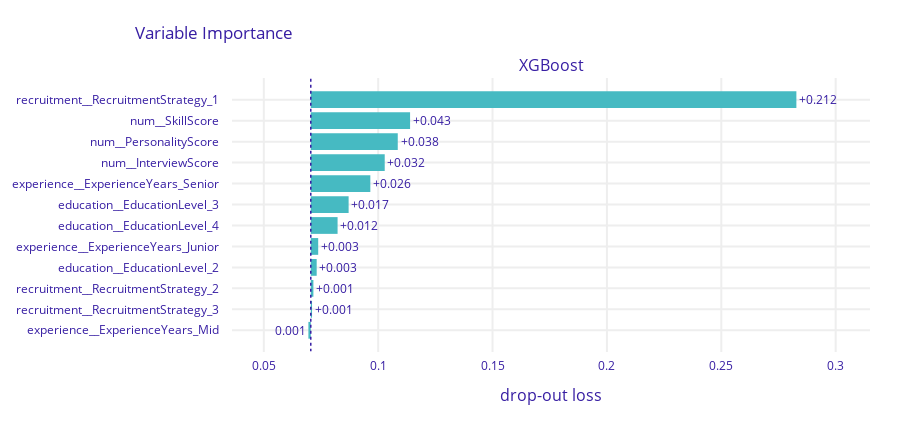

Notebook cell for this chart:
### Code cell
fi.plot(max_vars=12)

### Figure 1 — Plotly figure (JSON) as saved in the notebook; plotly's stock layout.template omitted (floating-point values rounded to 4 significant figures)
{"data": [{"base": 0.07054, "hoverinfo": "text", "hoverlabel": {"bgcolor": "rgba(0,0,0,0.8)"}, "hovertext": ["Model: XGBoost loss after<br>variable: recruitment__RecruitmentStrategy_1 is permuted: 0.283<br>Drop-out loss change: +0.212", "Model: XGBoost loss after<br>variable: num__SkillScore is permuted: 0.114<br>Drop-out loss change: +0.043", "Model: XGBoost loss after<br>variable: num__PersonalityScore is permuted: 0.109<br>Drop-out loss change: +0.038", "Model: XGBoost loss after<br>variable: num__InterviewScore is permuted: 0.103<br>Drop-out loss change: +0.032", "Model: XGBoost loss after<br>variable: experience__ExperienceYears_Senior is permuted: 0.097<br>Drop-out loss change: +0.026", "Model: XGBoost loss after<br>variable: education__EducationLevel_3 is permuted: 0.087<br>Drop-out loss change: +0.017", "Model: XGBoost loss after<br>variable: education__EducationLevel_4 is permuted: 0.082<br>Drop-out loss change: +0.012", "Model: XGBoost loss after<br>variable: experience__ExperienceYears_Junior is permuted: 0.074<br>Drop-out loss change: +0.003", "Model: XGBoost loss after<br>variable: education__EducationLevel_2 is permuted: 0.073<br>Drop-out loss change: +0.003", "Model: XGBoost loss after<br>variable: recruitment__RecruitmentStrategy_2 is permuted: 0.072<br>Drop-out loss change: +0.001", "Model: XGBoost loss after<br>variable: recruitment__RecruitmentStrategy_3 is permuted: 0.071<br>Drop-out loss change: +0.001", "Model: XGBoost loss after<br>variable: experience__ExperienceYears_Mid is permuted: 0.069<br>Drop-out loss change: -0.001"], "marker": {"color": "#46bac2"}, "orientation": "h", "showlegend": false, "text": ["+0.212", "+0.043", "+0.038", "+0.032", "+0.026", "+0.017", "+0.012", "+0.003", "+0.003", "+0.001", "+0.001", "0.001"], "textposition": "outside", "type": "bar", "x": [0.2123, 0.04341, 0.03802, 0.03232, 0.02603, 0.01654, 0.01171, 0.003236, 0.002576, 0.001143, 0.0005506, -0.001044], "xaxis": "x", "y": ["recruitment__RecruitmentStrategy_1", "num__SkillScore", "num__PersonalityScore", "num__InterviewScore", "experience__ExperienceYears_Senior", "education__EducationLevel_3", "education__EducationLevel_4", "experience__ExperienceYears_Junior", "education__EducationLevel_2", "recruitment__RecruitmentStrategy_2", "recruitment__RecruitmentStrategy_3", "experience__ExperienceYears_Mid"], "yaxis": "y"}], "layout": {"annotations": [{"font": {"size": 16}, "showarrow": false, "text": "XGBoost", "x": 0.5, "xanchor": "center", "xref": "paper", "y": 1, "yanchor": "bottom", "yref": "paper"}, {"font": {"size": 16}, "showarrow": false, "text": "drop-out loss", "x": 0.5, "xanchor": "center", "xref": "paper", "y": 0, "yanchor": "top", "yref": "paper", "yshift": -30}], "font": {"color": "#371ea3"}, "height": 423, "margin": {"b": 71, "r": 30, "t": 78}, "shapes": [{"line": {"color": "#371ea3", "dash": "dot", "width": 1.5}, "type": "line", "x0": 0.07054, "x1": 0.07054, "xref": "x", "y0": -1, "y1": 12, "yref": "y"}], "title": {"text": "Variable Importance", "x": 0.15}, "xaxis": {"anchor": "y", "automargin": true, "domain": [0, 1], "fixedrange": true, "gridwidth": 2, "range": [0.0361, 0.315], "tickcolor": "white", "ticklen": 3, "ticks": "outside", "type": "linear", "zeroline": false}, "yaxis": {"anchor": "x", "automargin": true, "autorange": "reversed", "domain": [0, 1], "fixedrange": true, "gridwidth": 2, "tickcolor": "white", "ticklen": 10, "ticks": "outside", "type": "category"}}}
